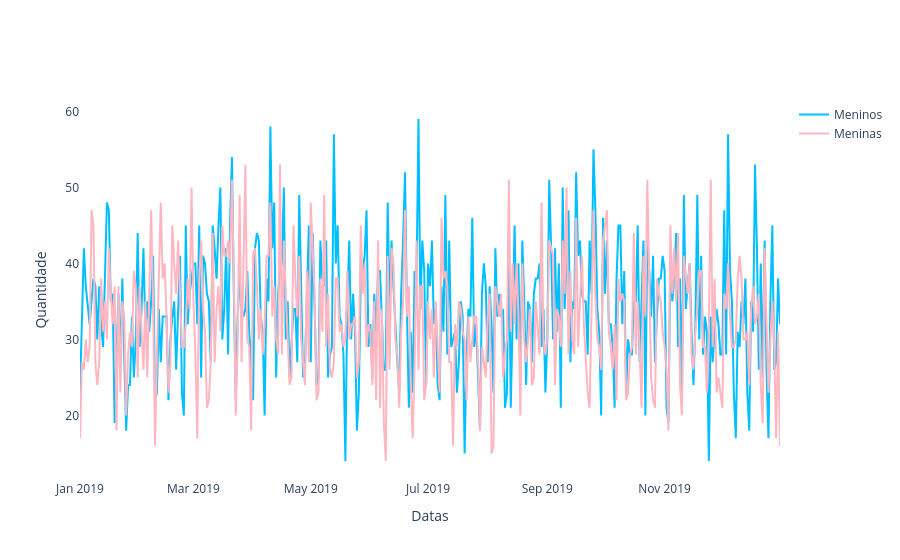

Here is the notebook cell this chart was saved with:
### Markdown cell above
## Nascimentos por sexo do bebê

### Code cell
meninos = df[df['SEXO'] == 'Masculino'].groupby('DTNASC')['DTNASC'].count().to_dict()
meninas = df[df['SEXO'] == 'Feminino'].groupby('DTNASC')['DTNASC'].count().to_dict()
line_graphic([meninos, meninas], 'Quantidade', 'Datas', ['deepskyblue', 'lightpink'], ['Meninos', 'Meninas'])

### Figure 1 — Plotly figure (JSON) as saved in the notebook; plotly's stock layout.template omitted (floating-point values rounded to 4 significant figures; data arrays with more than 128 entries replaced by an {"elided": "..."} marker saying what was removed)
{"data": [{"line": {"color": "deepskyblue"}, "mode": "lines", "name": "Meninos", "type": "scatter", "x": {"elided": "365 str values"}, "y": {"elided": "365 int values"}}, {"line": {"color": "lightpink"}, "mode": "lines", "name": "Meninas", "type": "scatter", "x": {"elided": "365 str values"}, "y": {"elided": "365 int values"}}], "layout": {"plot_bgcolor": "white", "xaxis": {"title": {"text": "Datas"}}, "yaxis": {"title": {"text": "Quantidade"}}}}
